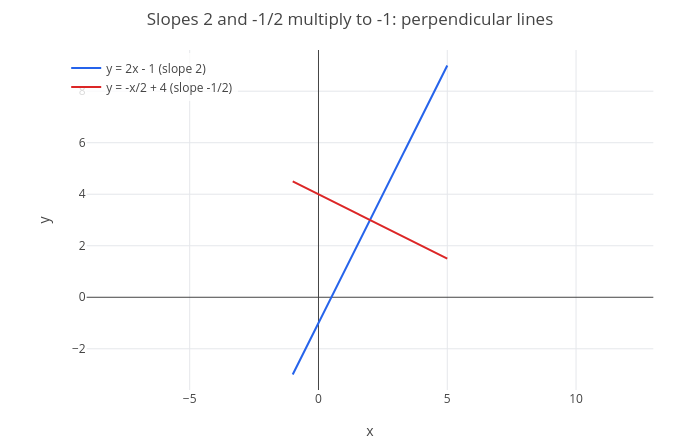

This figure's notebook cell:
### Markdown cell above
The lines $y = 2x - 1$ and $y = -x + 5$ meet at $(2, 3)$. Two lines are **perpendicular** when their slopes multiply
to $-1$: $y = 2x - 1$ and $y = -x/2 + 4$ are, and that shows if both axes use the same scale. `parametric` draws
with equal scales: the line $y = mx + c$ is the set of points $(t, mt + c)$.

### Code cell
l1 = parametric(t, 2*t - 1, t, -1, 5);
l2 = parametric(t, -t/2 + 4, t, -1, 5);
p = legend(show(l1, l2), "y = 2x - 1 (slope 2)", "y = -x/2 + 4 (slope -1/2)");
labels(title(p, "Slopes 2 and -1/2 multiply to -1: perpendicular lines"), "x", "y")

### Figure 1 — Plotly figure (JSON) as saved in the notebook; plotly's stock layout.template omitted (floating-point values rounded to 4 significant figures; data arrays with more than 128 entries replaced by an {"elided": "..."} marker saying what was removed)
{"data": [{"line": {"color": "#2563eb", "width": 2}, "mode": "lines", "name": "y = 2x - 1 (slope 2)", "type": "scatter", "x": {"elided": "402 float values"}, "y": {"elided": "402 float values"}}, {"line": {"color": "#dc2626", "width": 2}, "mode": "lines", "name": "y = -x/2 + 4 (slope -1/2)", "type": "scatter", "x": {"elided": "402 float values"}, "y": {"elided": "402 float values"}}], "layout": {"height": 440, "legend": {"bgcolor": "rgba(255,255,255,0.8)", "x": 0.01, "xanchor": "left", "y": 0.99, "yanchor": "top"}, "margin": {"b": 50, "l": 60, "r": 20, "t": 50}, "showlegend": true, "title": {"text": "Slopes 2 and -1/2 multiply to -1: perpendicular lines"}, "width": 700, "xaxis": {"constrain": "domain", "range": [-9, 13], "title": {"text": "x"}, "zeroline": true}, "yaxis": {"constrain": "domain", "range": [-3.6, 9.6], "scaleanchor": "x", "scaleratio": 1, "title": {"text": "y"}, "zeroline": true}}}
